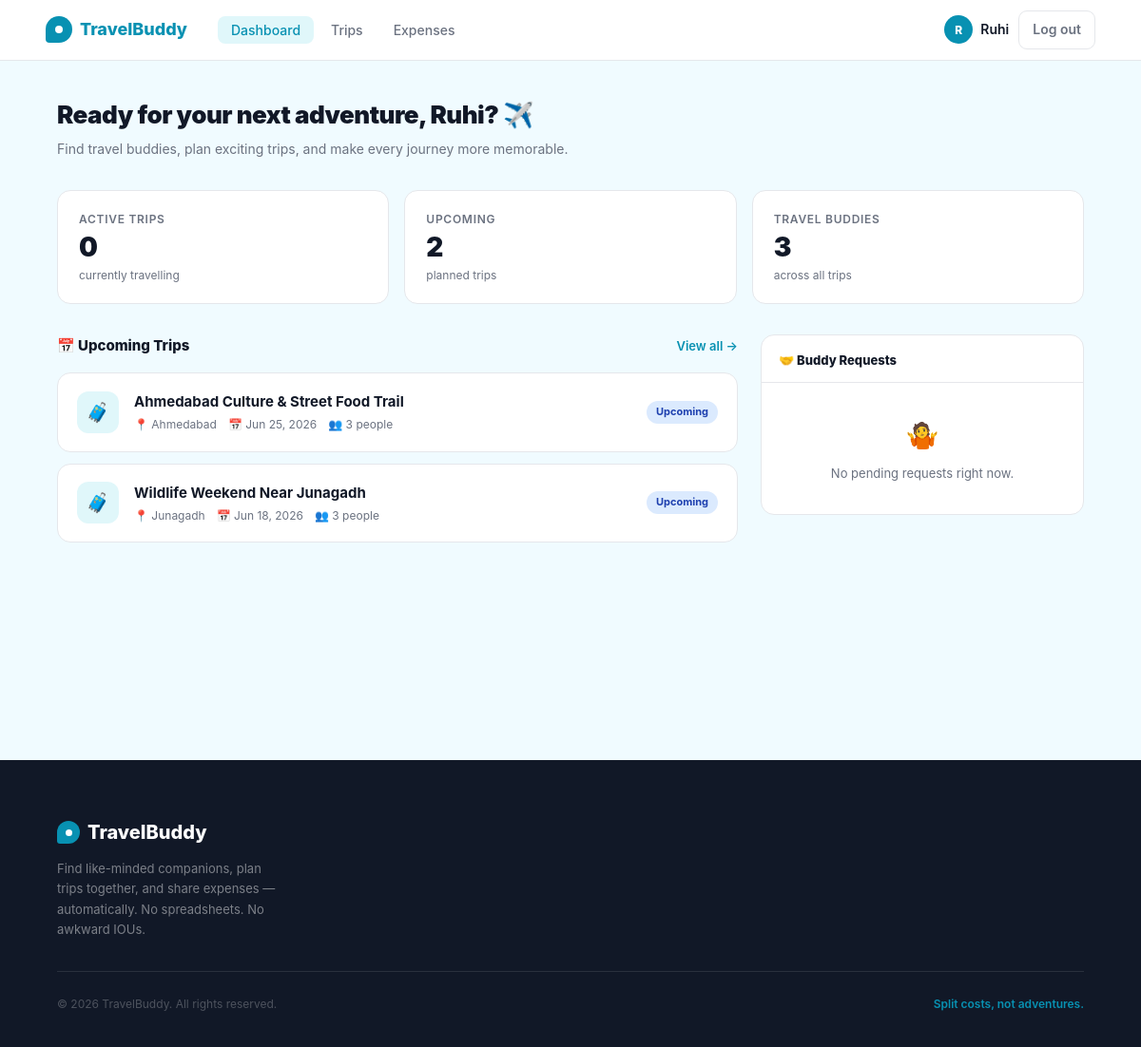
Before: /dashboard (signed in) with the older database file.
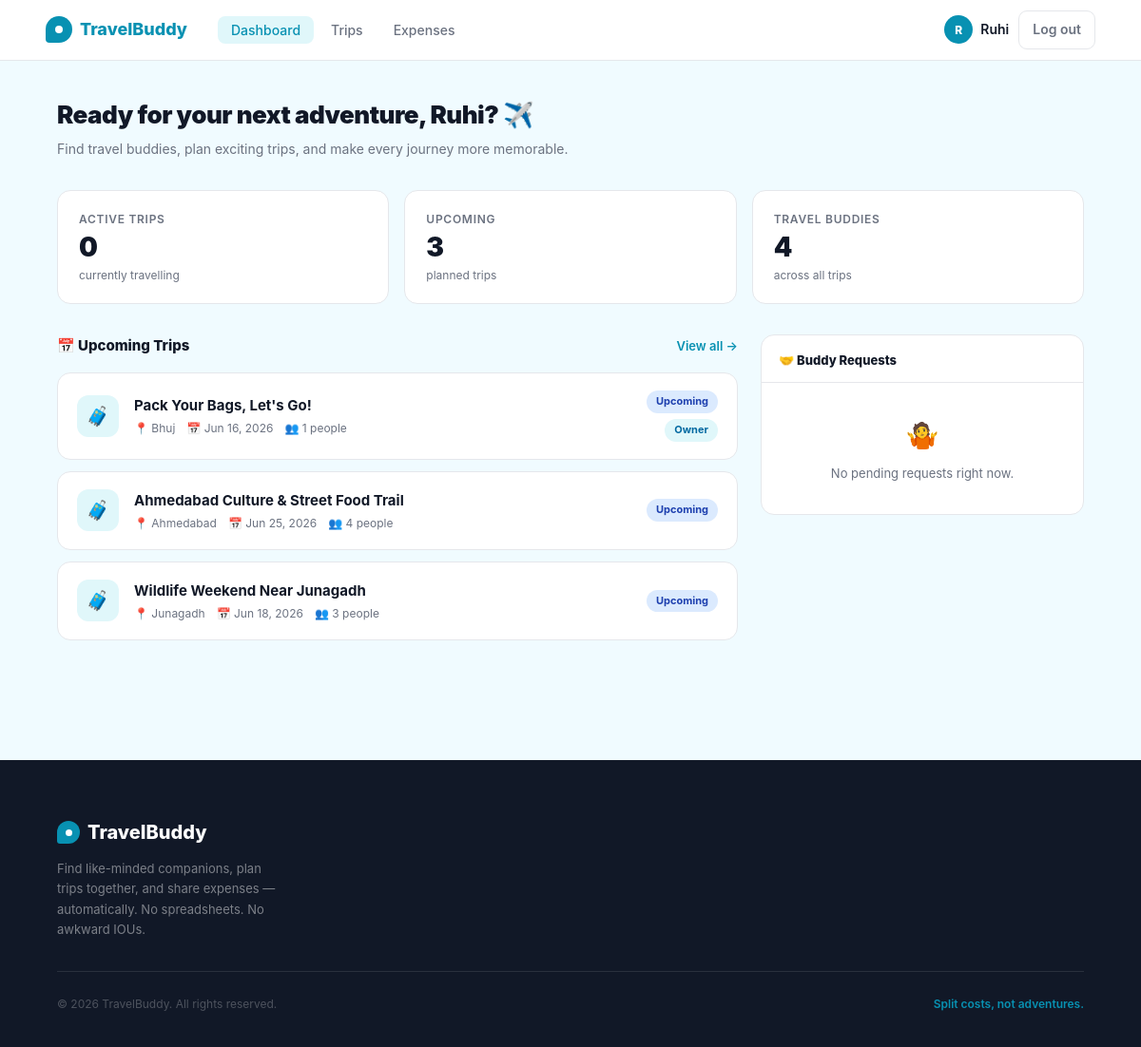
After: the same page with the newer database file.
### app/models.py (models this page shows, shortened)
class Trip(db.Model):
    __tablename__ = 'trips'
    id          = db.Column(db.Integer, primary_key=True)
    owner_id    = db.Column(db.Integer, db.ForeignKey('users.id'), nullable=False)
    title       = db.Column(db.String(150), nullable=False)
    destination = db.Column(db.String(150), nullable=False)
    departure_city = db.Column(db.String(100), default='')
    start_date  = db.Column(db.Date, nullable=False)
    end_date    = db.Column(db.Date, nullable=False)
    description = db.Column(db.Text, default='')
    budget_min  = db.Column(db.Float, default=0)
    budget_max  = db.Column(db.Float, default=0)
    max_members = db.Column(db.Integer, default=4)
    status      = db.Column(db.String(20), default='upcoming')  # upcoming, active, completed
    is_public   = db.Column(db.Boolean, default=True)
    created_at  = db.Column(db.DateTime, default=lambda: datetime.now(timezone.utc))
    owner    = db.relationship('User', back_populates='owned_trips')
    members  = db.relationship('TripMember', back_populates='trip', lazy='dynamic',
                               cascade='all, delete-orphan')
    expenses = db.relationship('Expense', back_populates='trip', lazy='dynamic',
                               cascade='all, delete-orphan')
    def member_count(self):
        return self.members.filter_by(status='accepted').count() + 1  # +1 for owner
    def total_spent(self):
        return round(sum(e.amount for e in self.expenses), 2)
    def your_share(self, user_id):
        mc = self.member_count()
        return round(self.total_spent() / mc, 2) if mc else 0.0
    def balance_for(self, user_id):
        paid = sum(e.amount for e in self.expenses.filter_by(paid_by_id=user_id))
        share = self.your_share(user_id)
        return round(paid - share, 2)

### app/dashboard/routes.py (the view)
@dashboard.route('/dashboard')
@login_required
def index():
    active_trips   = current_user.get_active_trips()
    upcoming_trips = current_user.get_upcoming_trips()
    pending_reqs   = current_user.get_pending_requests()
    net_balance    = current_user.get_total_balance()
    all_trip_ids = current_user._all_trip_ids()
    recent_expenses = (Expense.query
                       .filter(Expense.trip_id.in_(all_trip_ids))
                       .order_by(Expense.created_at.desc())
                       .limit(5)
                       .all()) if all_trip_ids else []
    total_trips    = len(active_trips) + len(upcoming_trips)
    total_buddies  = _count_unique_buddies(current_user)
    trips_for_card = (active_trips + upcoming_trips)[:6]
    return render_template('dashboard/index.html',
        active_trips=active_trips,
        upcoming_trips=upcoming_trips,
        pending_reqs=pending_reqs,
        recent_expenses=recent_expenses,
        net_balance=net_balance,
        total_trips=total_trips,
        total_buddies=total_buddies,
        trips_for_card=trips_for_card,
        today=date.today()
    )

### app/dashboard/routes.py (called while the page is built)
def _count_unique_buddies(user):
    all_trip_ids = user._all_trip_ids()
    if not all_trip_ids:
        return 0
    members = TripMember.query.filter(
        TripMember.trip_id.in_(all_trip_ids),
        TripMember.status == 'accepted',
        TripMember.user_id != user.id
    ).all()
    owners = [Trip.query.get(tid).owner_id for tid in all_trip_ids
              if Trip.query.get(tid) and Trip.query.get(tid).owner_id != user.id]
    unique = set([m.user_id for m in members] + owners)
    return len(unique)

### app/models.py (called while the page is built)
@login_manager.user_loader
def load_user(user_id):
    return User.query.get(int(user_id))

    def get_active_trips(self):
        from sqlalchemy import or_
        owned = Trip.query.filter_by(owner_id=self.id, status='active').all()
        joined_ids = [m.trip_id for m in
                      TripMember.query.filter_by(user_id=self.id, status='accepted').all()]
        joined = Trip.query.filter(
            Trip.id.in_(joined_ids),
            Trip.status == 'active',
            Trip.owner_id != self.id
        ).all()
        return owned + joined

### app/templates/dashboard/index.html (shortened to what this page needs)
{% extends "base.html" %}
{% block content %}
<div class="dashboard">
  <div class="dashboard-inner">
    <div class="dash-header">
      <div>
        <h1 class="dash-greeting">
          Ready for your next adventure, {{ current_user.name.split()[0] }}? ✈️
        </h1>
        <p class="dash-subtitle">Find travel buddies, plan exciting trips, and make every journey more memorable.</p>
      </div>
    </div>
    <div class="stat-row">
      <div class="stat-card">
        <div class="stat-label">Active Trips</div>
        <div class="stat-value">{{ active_trips | length }}</div>
        <div class="stat-sub">currently travelling</div>
      </div>
      <div class="stat-card">
        <div class="stat-label">Upcoming</div>
        <div class="stat-value">{{ upcoming_trips | length }}</div>
        <div class="stat-sub">planned trips</div>
      </div>
      <div class="stat-card">
        <div class="stat-label">Travel Buddies</div>
        <div class="stat-value">{{ total_buddies }}</div>
        <div class="stat-sub">across all trips</div>
      </div>
    </div>
    <div class="dash-grid">
      <div class="left-col">
        <div class="trips-section">
          <div class="section-header">
            <div class="section-title">📅 Upcoming Trips</div>
            <a href="{{ url_for('trips.index') }}" class="section-link">View all →</a>
          </div>
          <div class="trip-cards">
            {% if upcoming_trips %}
              {% for trip in upcoming_trips %}
              <div class="trip-card">
                <div class="trip-icon">🧳</div>
                <div class="trip-info">
                  <div class="trip-name">{{ trip.title }}</div>
                  <div class="trip-meta">
                    <span>📍 {{ trip.destination }}</span>
                    <span>📅 {{ trip.start_date.strftime('%b %d, %Y') }}</span>
                    <span>👥 {{ trip.member_count() }} people</span>
                  </div>
                </div>
                <div class="trip-right">
                  <span class="badge badge-upcoming">Upcoming</span>
                  {% if trip.owner_id == current_user.id %}
                    <span class="badge badge-owner">Owner</span>
                  {% endif %}
                </div>
              </div>
              {% endfor %}
            {% endif %}
          </div>
        </div>
      </div>
      <div class="right-col">
        <div class="panel">
          <div class="panel-head">
            <div class="panel-title">
              🤝 Buddy Requests
            </div>
          </div>
          <div class="panel-body">
            {% if pending_reqs %}
              {% set seen_trips = namespace(ids=[]) %}
              {% for req in pending_reqs %}
                {% if req.trip.id not in seen_trips.ids %}
                  {% set _ = seen_trips.ids.append(req.trip.id) %}
                  {% set trip_reqs = pending_reqs | selectattr('trip_id', 'equalto', req.trip.id) | list %}
                  <div class="manage-request-row">
                    <div class="manage-trip-icon">🧳</div>
                    <div class="manage-trip-info">
                      <div class="manage-trip-name">{{ req.trip.title }}</div>
                      <div class="manage-trip-sub">
                        {{ trip_reqs | length }} pending request{{ 's' if (trip_reqs | length) > 1 else '' }}
                      </div>
                    </div>
                    <a href="{{ url_for('trips.detail', trip_id=req.trip.id) }}#buddy-requests"
                       class="btn-manage">Manage Requests →</a>
                  </div>
                {% endif %}
              {% endfor %}
            {% else %}
              <div style="padding: 20px 18px; text-align: center;">
                <div style="font-size:28px;margin-bottom:8px;">🤷</div>
                <div style="font-size:13px;color:var(--text-muted);">No pending requests right now.</div>
              </div>
            {% endif %}
          </div>
        </div>
      </div>
    </div>
  </div>
</div>
{% endblock %}

Changed rows visible on the page:
added Trip: title "Pack Your Bags, Let's Go!", destination "Bhuj", start_date "Jun 16, 2026", member_count "1", shows "Owner"
computed for Trip "Ahmedabad Culture & Street Food Trail": member_count "3" → "4"
Other visible differences:
{{ upcoming_trips | length }}: "2" → "3"
{{ total_buddies }}: "3" → "4"
